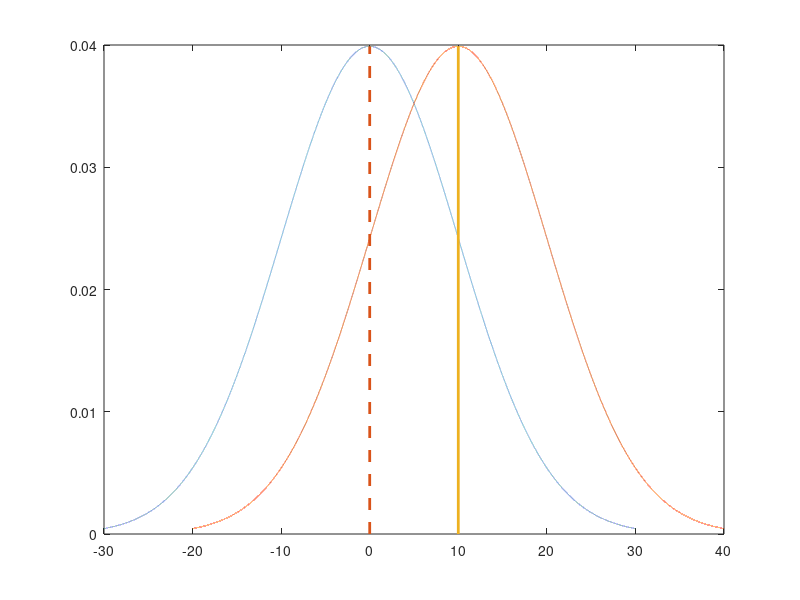

MATLAB code to generate this figure: (Note: this script raises an error after producing the figure.)
mu = 0;
sd = 10;
ix = -3*sd:1e-3:3*sd; %covers more than 99% of the curve
iy = pdf('normal', ix, mu, sd);
lim=length(iy);
plot(ix,iy,'LineStyle','--');
hold on;
line([mu mu],[0 iy((lim+1)/2)],'LineStyle','--','LineWidth',2);
mu1=10;
ix1=-3*sd+mu1:1e-3:3*sd+mu1;
iy1 = pdf('normal', ix1, mu1, sd);
plot(ix1,iy1);
line([mu1 mu1],[0 iy1((lim+1)/2)],'LineWidth',2);
legend('Original Distribution','Original Mean','Improved Distribution','Improved Mean','Location','NW')
xlabel('Impact');
ylabel('Probability');
